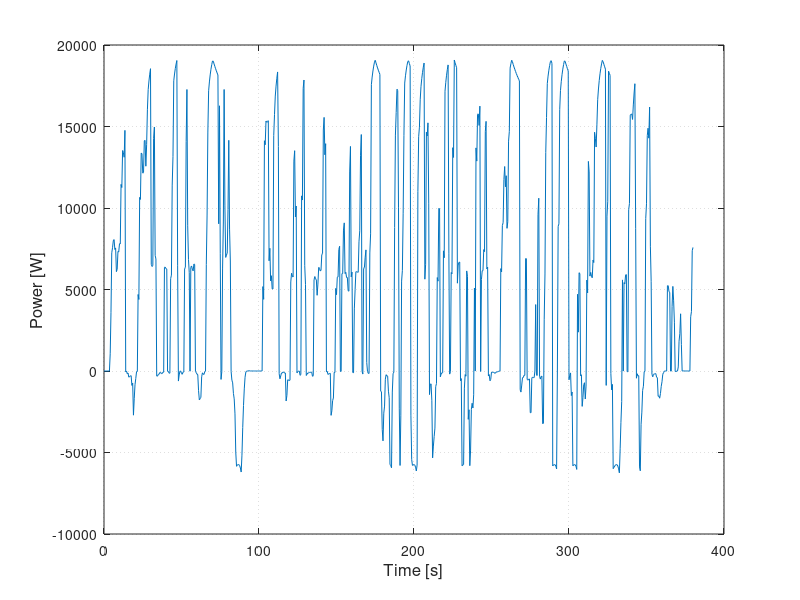

Here is the MATLAB script that generated this plot: (Note: this script raises an error after producing the figure.)
clear all; 
clc; 
close all;
% load driving cycle
load('Power_FCV_demande.mat')
% the original sample period is 0.005s. down sampling with by 100 the
% control period is then 0.5s
T_demand = P.time(1:100:end); 
P_demand = P.signals.values(1:100:end,1); % here the original data are multiplied by 3.5 in order to have an adaptive scale
figure
plot(T_demand,P_demand)
xlabel('Time [s]');
ylabel('Power [W]');
set(get(gca,'XLabel'),'FontSize',12);%
set(get(gca,'YLabel'),'FontSize',12);
set(get(gca,'ZLabel'),'FontSize',12);
set(gcf,'position',[232   246   560   320])
set(gca,'XGrid','on','YGrid','on','GridLineStyle',':');
%P_demand = P_demand(1:end-1);
L = length(P_demand);

SOC_final_min = 70;
SOC_final_max = 75;
% create grid
clear grd
% grd.Nx{1}    = 46; % the resolution is 0.01
% grd.Xn{1}.hi = 75; % low limit of SOC is 1
% grd.Xn{1}.lo = 30; % low limit of SOC is 0.3
Net_s = [30:1:75]'; % FC current

Net_a = [0:10:400]'; % FC current
% the input here is the partition of the demand power on SC
% grd.Nu{1}    = 41;  % the resolution is 0.1
% grd.Un{1}.hi = 400;   % Att: Lower bound may vary with engine size.
% grd.Un{1}.lo = 0;	% Att: Lower bound may vary with engine size.

% set initial state
% grd.X0{1} = 70;

% final state constraints. here the final constraint should not be a fixed value.
% grd.XN{1}.hi = 75; 
% grd.XN{1}.lo = 70;

% define problem
% clear prb
% prb.W{1} = P_demand; % load power as the input
% prb.Ts = 1/200*100; % sample time
% prb.N = length(prb.W{1}); % number of points
% % set options
% options = dpm();
% % some set parameters, here these parameter are configured just as those in
% % the provided program.
% options.MyInf = 1000;
% options.BoundaryMethod = 'Line'; % also possible: 'none' or 'LevelSet';
% if strcmp(options.BoundaryMethod,'Line') 
%     %these options are only needed if 'Line' is used
%     options.Iter = 5;
%     options.Tol = 1e-8;
%     options.FixedGrid = 0;
% end
% [res dyn] = dpm(@fcv_dp_2019,[],grd,prb,options); % run the DP program
Num_state = size(Net_s,1);
C_t_g = zeros(L+1,Num_state);

state_initial = 70;
C_t_g(end,:) = fcv_dp_phi_raw(Net_s,state_initial);
for k = L:-1:1
    [cost_temp, state_out_temp, output_temp] = fcv_dp_raw(Net_a, Net_s, P_demand(k));
    C_t_g_temp = interp1(Net_s,C_t_g(k+1,:),state_out_temp,'spline');
    [C_t_g(k,:),index_a_temp] = min(cost_temp+C_t_g_temp,[],2);
end

%% foreward simulation
action_opt = zeros(L,1);
Cost_opt = zeros(L,1);
State_opt = zeros(L+1,1);
state_current = state_initial;
State_opt(1,:)= state_current;
for k = 1:L
    [cost_temp, state_out_temp, output_temp] = fcv_dp_raw(Net_a, State_opt(k), P_demand(k));
    C_t_g_temp = interp1(Net_s,C_t_g(k+1,:),state_out_temp);
    [C_t_fwd_temp,index_a_temp] = min(cost_temp+C_t_g_temp,[],2);
    State_opt(k+1) = state_out_temp(index_a_temp);
    action_opt(k) = Net_a(index_a_temp);
    Cost_opt(k) = cost_temp(index_a_temp);
end
%%
%--------------------------------------------------------------------------
% PLOT RESULTS:
%--------------------------------------------------------------------------
%Calculate Optimal Solution:
sum(Cost_opt)
figure
plot(State_opt)
title('optimal SOC')
figure
plot(action_opt)
title('optimal action')
figure
plot(Cost_opt)
title('optimal action')
